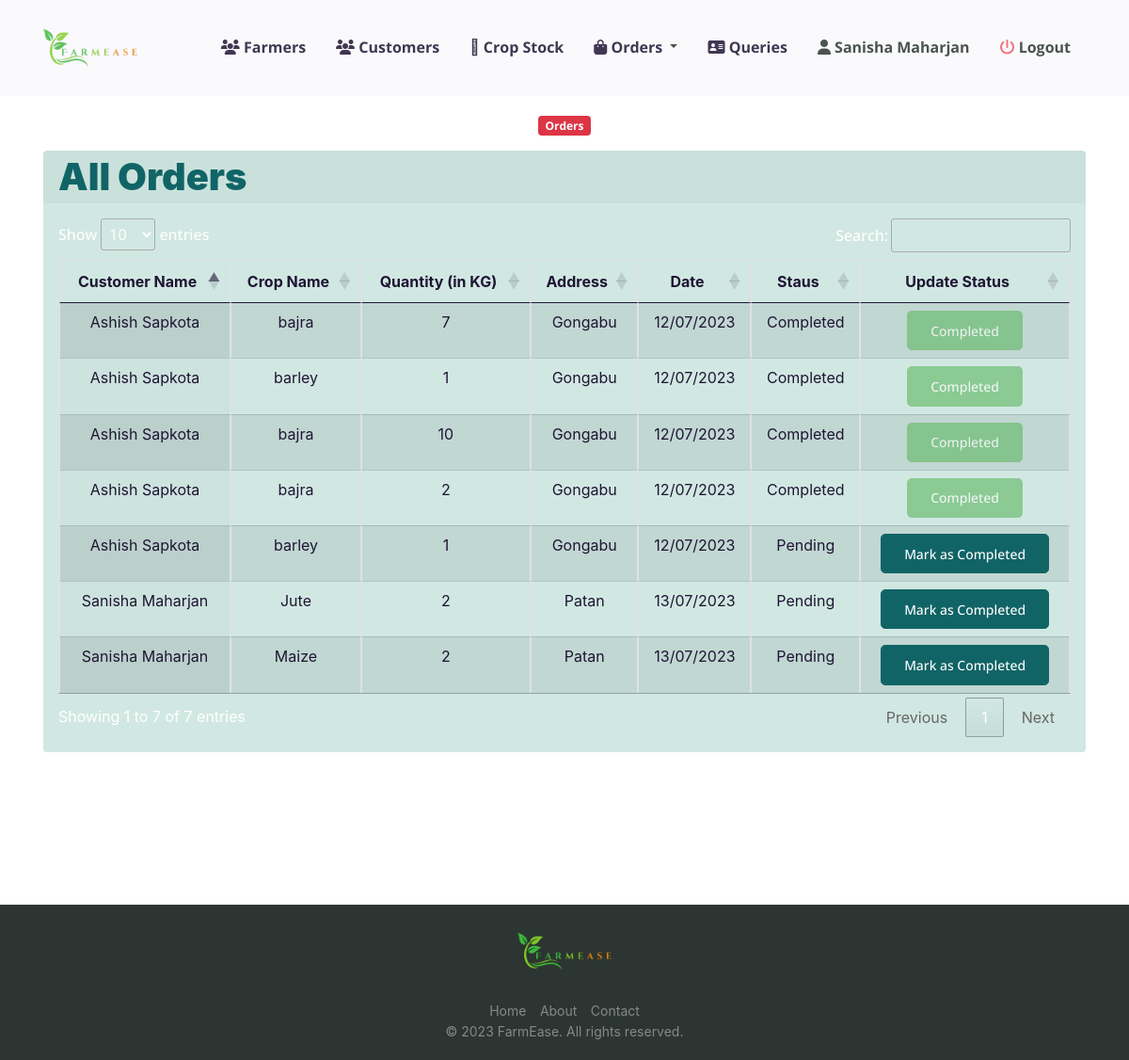
Screenshot of /admin/orders.php (signed in) with the database file from the repository.
### tables this page shows
CREATE TABLE `orders` (
  `order_id` int(11) NOT NULL,
  `cust_id` int(11) NOT NULL,
  `cust_name` varchar(255) NOT NULL,
  `cropname` varchar(255) NOT NULL,
  `quantity` int(11) NOT NULL,
  `email` varchar(255) NOT NULL,
  `phone` varchar(11) NOT NULL,
  `address` varchar(255) NOT NULL,
  `date` varchar(255) NOT NULL,
  `status` varchar(255) NOT NULL
);

### admin/asession.php (called while the page is built, shortened)
<?php
$user_check = $_SESSION['admin_login_user'];
?>

### admin/orders.php (the view, shortened to what this page needs)
<?php
include ('asession.php');
$query4 = "SELECT * from admin where email ='$user_check'";
              $ses_sq4 = mysqli_query($conn, $query4);
              $row4 = mysqli_fetch_assoc($ses_sq4);
              $para2 = $row4['admin_name'];
?>
<!DOCTYPE html>
<html>
<?php include ('aheader.php');  ?>
  <body class="bg-white" id="top">
<?php include ('anav.php');  ?>
  <section class="section section-shaped section-lg">
<div class="container ">
    	 <div class="row">
          <div class="col-md-8 mx-auto text-center">
            <span class="badge badge-danger badge-pill mb-3">Orders</span>
          </div>
        </div>
          <div class="row row-content">
            <div class="col-md-12 mb-3">
				<div class="card text-white bg-gradient-warning mb-3">
				  <div class="card-header">
				  <span class=" text-color display-4" >All Orders</span>
				  </div>
				  <div class="card-body text-white">
				<table class="table table-striped table-hover table-bordered bg-gradient-white text-center display text-dark" id="myTable">
				    <thead>
		<tr class="font-weight-bold text-dark">
					<th><center>Customer Name</center></th>
					<th><center>Crop Name</center></th>
					<th><center>Quantity (in KG)</center></th>
					<th><center>Address</center></th>
					<th><center>Date</center></th>
					<th><center>Staus</center></th>
					<th><center>Update Status</center></th>
						</tr>
			</thead>
		<tbody>
						<?php
	$sql = "SELECT * FROM orders";
								$query = mysqli_query($conn,$sql);
								while($res = mysqli_fetch_array($query)){
				 ?>
		 <tr class="text-center text-dark">
							 <td> <?php echo $res['cust_name'];  ?> </td>
							 <td> <?php echo $res['cropname'];  ?> </td>
							 <td> <?php echo $res['quantity'];  ?> </td>
							 <td> <?php echo $res['address'];  ?> </td>
							 <td> <?php echo $res['date'];  ?> </td>
							 <td> <?php echo $res['status'];  ?> </td>
							<td >
                                <button class="btn btn-sm btn-success" <?php if ($res['status'] === 'Completed') echo 'disabled'; ?>>
                                    <a href="order_complete.php?id=<?php echo $res['order_id']; ?>"  class=" nav-link text-white">
                                    <?php echo ($res['status'] === 'Completed') ? 'Completed' : 'Mark as Completed'; ?>
                                </a>
                                </button>
                            </td>
							</tr>
							 <?php
							 }
							  ?>
		</tbody>
				  </table>
				  </div>
				</div>
            </div>
          </div>
        </div>
</section>
    <?php require("footer.php");?>
</body>
</html>

### admin/anav.php (shortened to what this page needs)
  <nav
  id="navbar-main"
      class="navbar navbar-expand-lg navbar-light fixed-top py-3 bg-light opacity-85" data-navbar-on-scroll="data-navbar-on-scroll">
      <div class="container"><a class="navbar-brand" href="#"><img class="d-inline-block align-top img-fluid" src="../assets/img/fm-logo.png" alt="" width="100" /><span class="text-theme font-monospace fs-4 ps-2"></span></a>
         <div class="navbar-collapse collapse border-top border-lg-0 mt-4 mt-lg-0" id="navbarSupportedContent">
         <ul class="navbar-nav align-items-lg-center ml-auto topnav" id="nav">
         <li class="nav-item px-2">
              <a href="afarmers.php" class="nav-link">
                <span class="text-dark nav-link-inner--text font-weight-bold"
                  ><i class="text-dark fas fa-users"></i> Farmers</span
                >
              </a>
            </li>
            <li class="nav-item px-2">
              <a href="acustomers.php" class="nav-link">
                <span class="text-dark nav-link-inner--text font-weight-bold"
                  ><i class="text-dark fas fa-users"></i> Customers</span
                >
              </a>
            </li>
            <li class="nav-item px-2">
              <a href="aproducedcrop.php" class="nav-link">
                <span class="text-dark nav-link-inner--text font-weight-bold"
                  ><i class="text-dark fad fa-store-alt"></i> Crop Stock</span
                >
              </a>
            </li>
            <div class="navbar-collapse collapse border-top border-lg-0 mt-4 mt-lg-0" id="navbarSupportedContent">
              <ul class="navbar-nav align-items-lg-center ml-auto topnav" id="nav">
                <li class="nav-item px-2" id="prediction"><div class="dropdown show ">
                  <a class="nav-link dropdown-toggle " href="#" role="button" id="dropdownMenuLink" data-toggle="dropdown" aria-haspopup="true" aria-expanded="false">
                  <span class="text-dark nav-link-inner--text font-weight-bold"
                ><i class="fa fa-shopping-bag" aria-hidden="true"></i> Orders</span>
                  </a>
                    </div>
            <li class="nav-item px-2">
              <a href="aviewmsg.php" class="nav-link">
                <span class="text-dark nav-link-inner--text font-weight-bold"
                  ><i class="text-dark fas fa-address-card"></i> Queries</span
                >
              </a>
            </li>
		   <li class="nav-item px-2" id="profile">
              <a href="aprofile.php" class="nav-link">
                <span class="nav-link-inner--text font-weight-bold"
                  ><i class="fas fa-user"></i> <?php echo $para2 ?> </span
                >
              </a>
            </li>
		   <li class="nav-item px-2">
              <a href="alogout.php" class="nav-link">
                <span class="nav-link-inner--text font-weight-bold"
                  ><i class="text-danger fas fa-power-off"></i> Logout </span
                >
              </a>
</li>
          </ul>
        </div>
      </div>
    </nav>
  </body>
</html>

### admin/anav.php (style rules this page uses)
.topnav a { border-bottom: 3px solid transparent; }

### rows the page displays
orders: cust_name "Ashish Sapkota", cropname "bajra", quantity "7", address "Gongabu", date "12/07/2023", status "Completed"
orders: cust_name "Ashish Sapkota", cropname "barley", quantity "1", address "Gongabu", date "12/07/2023", status "Completed"
orders: cust_name "Ashish Sapkota", cropname "bajra", quantity "10", address "Gongabu", date "12/07/2023", status "Completed"
orders: cust_name "Ashish Sapkota", cropname "bajra", quantity "2", address "Gongabu", date "12/07/2023", status "Completed"
orders: cust_name "Ashish Sapkota", cropname "barley", quantity "1", address "Gongabu", date "12/07/2023", status "Pending", shows "Mark as Completed"
orders: cust_name "Sanisha Maharjan", cropname "Jute", quantity "2", address "Patan", date "13/07/2023", status "Pending", shows "Mark as Completed"
orders: cust_name "Sanisha Maharjan", cropname "Maize", quantity "2", address "Patan", date "13/07/2023", status "Pending", shows "Mark as Completed"

### other values shown
$para2 "Sanisha Maharjan"
